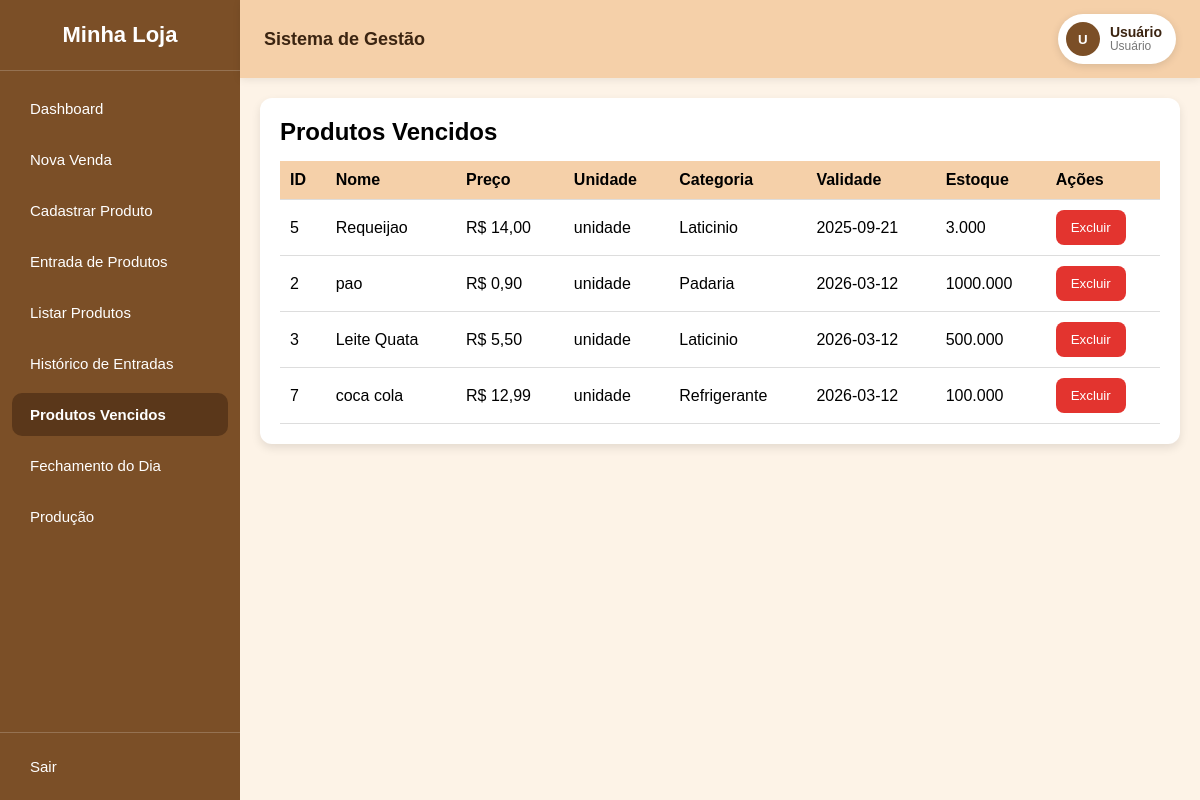
/views/vencidos.php (signed in), run on the app's committed database.
### tables this page shows
CREATE TABLE `produtos` (
  `id` int(11) NOT NULL AUTO_INCREMENT,
  `nome` varchar(100) NOT NULL,
  `preco` decimal(10,2) NOT NULL DEFAULT 0.00,
  `unidade_medida` enum('unidade','kg') NOT NULL DEFAULT 'unidade',
  `categoria` varchar(50) DEFAULT NULL,
  `validade` date DEFAULT NULL,
  `estoque` decimal(10,3) NOT NULL DEFAULT 0.000,
  `estoque_minimo` decimal(10,3) NOT NULL DEFAULT 5.000,
  `criado_em` timestamp NOT NULL DEFAULT current_timestamp(),
  PRIMARY KEY (`id`),
  KEY `idx_produtos_nome` (`nome`),
  KEY `idx_produtos_categoria` (`categoria`),
  KEY `idx_produtos_validade` (`validade`)
);

### utils.php (called while the page is built, shortened)
<?php
function e($str) {
    return htmlspecialchars($str ?? '', ENT_QUOTES, 'UTF-8');
}

### models/Produto.php (called while the page is built, shortened)
<?php
class Produto {
    private PDO $pdo;
    public function __construct(PDO $pdo) {
        $this->pdo = $pdo;
    }
    public function listarVencidos(): array {
        $stmt = $this->pdo->prepare("SELECT * FROM produtos WHERE validade < ?");
        $stmt->execute([date('Y-m-d')]);
        return $stmt->fetchAll(PDO::FETCH_ASSOC);
    }
}

### views/vencidos.php (the view, shortened to what this page needs)
<?php
require_once __DIR__ . '/../pdo.php';
require_once __DIR__ . '/../models/Produto.php';
$produto = new Produto($pdo);
$produtos = $produto->listarVencidos();
include __DIR__ . '/layout.php';
?>
<div class="card">
<h2> Produtos Vencidos</h2>
<?php if (!empty($produtos)): ?>
<table>
<thead>
<tr>
<th>ID</th>
<th>Nome</th>
<th>Preço</th>
<th>Unidade</th>
<th>Categoria</th>
<th>Validade</th>
<th>Estoque</th>
<th>Ações</th>
</tr>
</thead>
<tbody>
<?php foreach ($produtos as $row): ?>
<tr>
<td><?= $row['id']; ?></td>
<td><?= $row['nome']; ?></td>
<td>R$ <?= number_format($row['preco'], 2, ',', '.'); ?></td>
<td><?= $row['unidade_medida']; ?></td>
<td><?= $row['categoria']; ?></td>
<td><?= $row['validade']; ?></td>
<td><?= $row['estoque']; ?></td>
<td>
<form method="post" action="excluir_produto.php" onsubmit="return confirm('Deseja realmente excluir este produto?');">
   <button type="submit" style="background:#e3342f;"> Excluir</button>
</form>
</td>
</tr>
<?php endforeach; ?>
</tbody>
</table>
<?php else: ?>
<p style="color:green; font-weight:bold;">
 Nenhum produto vencido
</p>
<?php endif; ?>
</div>
</div></div></div></body></html>

### views/layout.php (shortened to what this page needs)
<?php
require_once __DIR__ . '/../utils.php';
$usuario_email = $_SESSION['usuario']['email'] ?? 'Usuário';
$usuario_nome = $_SESSION['usuario']['nome'] ?? $usuario_email;
$perfil_usuario = $_SESSION['perfil'] ?? 'user';
$primeira_letra = strtoupper(substr($usuario_nome, 0, 1));
$pagina_atual = basename($_SERVER['PHP_SELF']);
$ativo = function ($arquivo) use ($pagina_atual) {
    return $pagina_atual === $arquivo ? ' active' : '';
};
?>
<!DOCTYPE html>
<html>
<head>
</head>
<body>
<div class="wrapper">
    <div class="sidebar">
        <h2>Minha Loja</h2>
        <div class="sidebar-menu">
            <a class="menu-link<?= $ativo('dashboard.php') ?>" href="dashboard.php">Dashboard</a>
            <a class="menu-link<?= $ativo('vender.php') ?>" href="vender.php">Nova Venda</a>
            <a class="menu-link<?= $ativo('cadastrar_Produto.php') ?>" href="cadastrar_Produto.php">Cadastrar Produto</a>
            <a class="menu-link<?= $ativo('entrada_produtos.php') ?>" href="entrada_produtos.php">Entrada de Produtos</a>
            <a class="menu-link<?= $ativo('listar_produtos_api.php') ?>" href="listar_produtos_api.php">Listar Produtos</a>
            <a class="menu-link<?= $ativo('historico_entradas.php') ?>" href="historico_entradas.php">Histórico de Entradas</a>
            <a class="menu-link<?= $ativo('vencidos.php') ?>" href="vencidos.php">Produtos Vencidos</a>
              <a class="menu-link<?= $ativo('fechamento_dia.php') ?>" href="fechamento_dia.php">Fechamento do Dia</a>
            <a class="menu-link<?= $ativo('producao_dia.php') ?>" href="producao_dia.php">Produção</a>
        </div>
        <div class="sidebar-bottom">
            <form class="logout-form" action="../controllers/logout.php" method="post">
                <button type="submit">Sair</button>
            </form>
        </div>
    </div>
    <div class="main">
        <div class="header">
            <span class="header-title">Sistema de Gestão</span>
            <div class="user-profile">
                <button type="button" class="user-button">
                    <span class="user-avatar"><?= e($primeira_letra) ?></span>
                    <span class="user-info">
                        <span class="user-name"><?= e($usuario_nome) ?></span>
                        <span class="user-role">
                            <?= $perfil_usuario === 'admin' ? 'Administrador' : 'Usuário' ?>
                        </span>
                    </span>
                </button>
            </div>
        </div>
        <div class="content">

### views/layout.php (style rules this page uses)
* { margin:0; padding:0; box-sizing:border-box; }
body { font-family: Arial, sans-serif; }
.wrapper { display:flex; height:100vh; }
.sidebar { width:240px; background:#7b4f27; color:white; display:flex; flex-direction:column; }
.sidebar h2 { text-align:center; padding:22px 0; border-bottom:1px solid rgba(255,255,255,0.2); font-size:22px; }
.sidebar-menu { flex:1; padding:16px 0; display:flex; flex-direction:column; gap:8px; }
.menu-link { color:white; text-decoration:none; padding:13px 18px; display:block; transition:0.3s; font-size:15px; margin:0 12px; border-radius:10px; }
.menu-link.active { background:#5a371a; font-weight:bold; }
.sidebar-bottom { border-top:1px solid rgba(255,255,255,0.2); padding:12px 0; }
.logout-form { margin:0; }
.logout-form button { width:calc(100% - 24px); margin:0 12px; color:white; text-align:left; padding:13px 18px; display:block; transition:0.3s; background:transparent; border:0; border-radius:10px; font:inherit; cursor:pointer; font-size:15px; }
.main { flex:1; display:flex; flex-direction:column; }
.header { background:#f5d0a9; padding:14px 24px; display:flex; justify-content:space-between; align-items:center; box-shadow:0 2px 8px rgba(0,0,0,0.08); position:relative; z-index:20; }
.header-title { font-weight:bold; font-size:18px; color:#3b2411; }
.user-profile { position:relative; }
.user-button { display:flex; align-items:center; gap:10px; background:white; color:#3b2411; border:none; border-radius:30px; padding:8px 14px 8px 8px; cursor:pointer; box-shadow:0 2px 8px rgba(0,0,0,0.12); }
.user-avatar { width:34px; height:34px; border-radius:50%; background:#7b4f27; color:white; display:flex; align-items:center; justify-content:center; font-weight:bold; }
.user-info { display:flex; flex-direction:column; align-items:flex-start; line-height:1.1; }
.user-name { font-weight:bold; font-size:14px; max-width:180px; white-space:nowrap; overflow:hidden; text-overflow:ellipsis; }
.user-role { font-size:12px; color:#777; }
.content { flex:1; padding:20px; background:#fdf3e7; overflow:auto; }
.card { background:white; padding:20px; border-radius:12px; box-shadow:0 4px 10px rgba(0,0,0,0.1); }
button { padding:10px 15px; background:#7b4f27; color:white; border:none; border-radius:8px; cursor:pointer; }
table { width:100%; border-collapse:collapse; margin-top:15px; }
th, td { padding:10px; border-bottom:1px solid #ddd; text-align:left; }
th { background:#f5d0a9; }

### data on the page
produtos: id "5", nome "Requeijao", preco "14,00", unidade_medida "unidade", categoria "Laticinio", validade "2025-09-21", estoque "3.000"
produtos: id "2", nome "pao", preco "0,90", unidade_medida "unidade", categoria "Padaria", validade "2026-03-12", estoque "1000.000"
produtos: id "3", nome "Leite Quata", preco "5,50", unidade_medida "unidade", categoria "Laticinio", validade "2026-03-12", estoque "500.000"
produtos: id "7", nome "coca cola", preco "12,99", unidade_medida "unidade", categoria "Refrigerante", validade "2026-03-12", estoque "100.000"

### other printed values
$primeira_letra "U"
$usuario_nome "Usuário"
